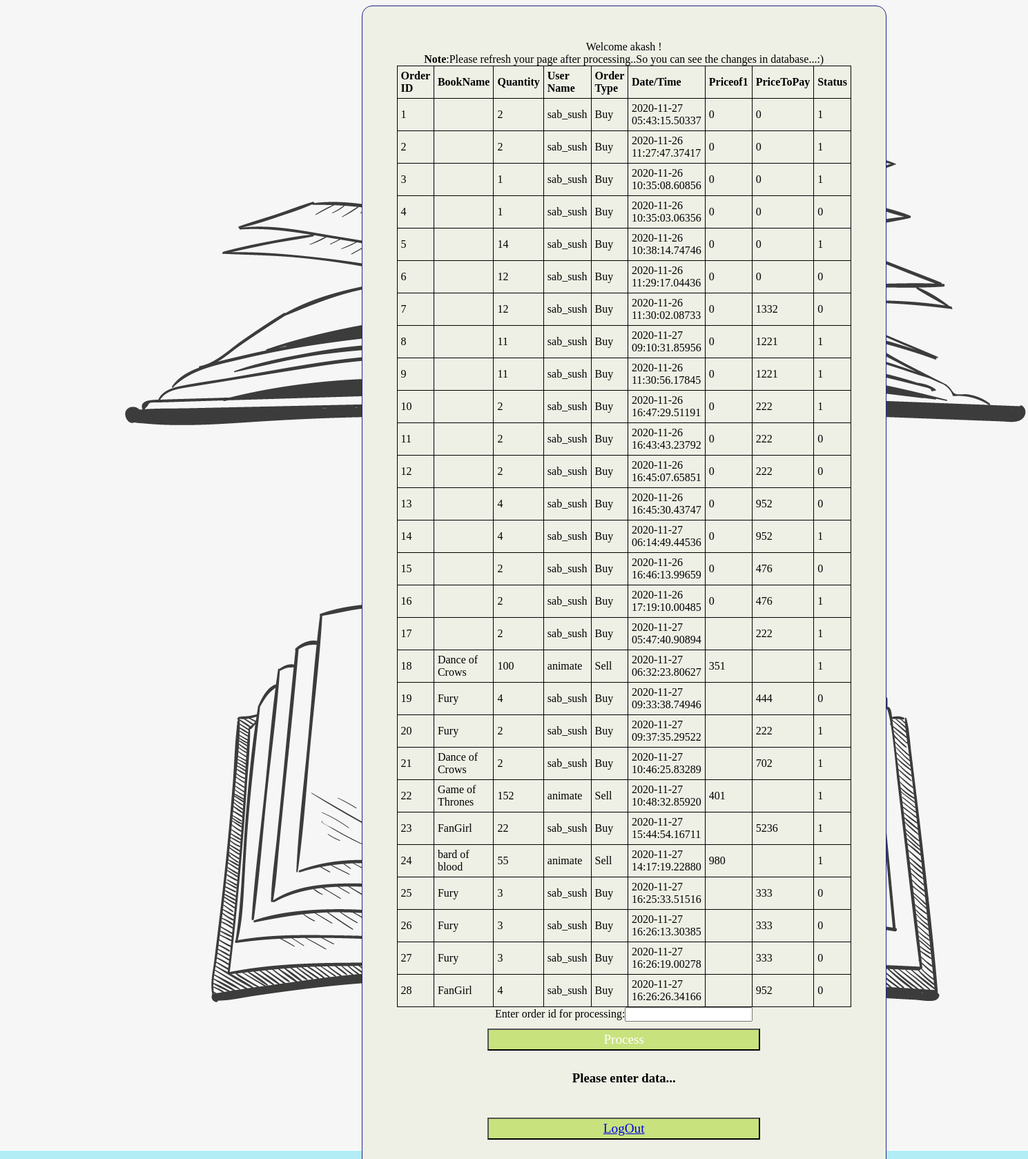
Screenshot of /merchant.php (signed in) with the database file from the repository.
### tables this page shows
CREATE TABLE `orders` (
  `orderID` int(11) NOT NULL,
  `book_id` int(5) DEFAULT NULL,
  `book_name` varchar(30) DEFAULT NULL,
  `quantity` int(11) NOT NULL DEFAULT 1,
  `user_name` varchar(45) NOT NULL,
  `order_type` varchar(10) NOT NULL,
  `order_date` timestamp(5) NOT NULL DEFAULT current_timestamp(5) ON UPDATE current_timestamp(5),
  `order_status` int(1) NOT NULL DEFAULT 0,
  `priceof1` float DEFAULT NULL,
  `pricetopay` float DEFAULT NULL
);

### functions.php (the view, shortened to what this page needs)
<html>
<head>
</head>
<body>
            <?php
            function display_orders($conn){
                $sql = "SELECT * FROM orders ";
                $result = $conn->query($sql);
                if (isset($result->num_rows) && $result->num_rows >0) {
                    echo "<table> <tr> <th>Order ID</th> <th>BookName</th> <th>Quantity</th> <th>User Name</th> <th>Order Type</th> <th>Date/Time</th> <th>Priceof1</th> <th>PriceToPay</th> <th>Status</th> </tr>";
                    while($row = $result->fetch_assoc()) {
                        echo "<tr><td>".$row["orderID"]."</td><td>".$row["book_name"]."</td><td>".$row["quantity"]."</td> <td>".$row["user_name"]."</td> <td>".$row["order_type"]."</td> <td>".$row["order_date"]."</td><td>".$row['priceof1']."</td><td>".$row['pricetopay']."</td><td>".$row["order_status"]."</td></tr>";
                    }
                    echo "</table>";
                }
                else {
                    echo "<table> <tr> <th>Order ID</th> <th>BookName</th> <th>Quantity</th> <th>User Name</th> <th>Order Type</th> <th>Date/Time</th> <th>Status</th> </tr>";
                }
            }
            function manage_orders($conn,$user){
                echo "Welcome ".$user." !<br>";
                echo "<b>Note</b>:Please refresh your page after processing..So you can see the changes in database...:)";
                display_orders($conn);
                ?>
                <form method=post>
                    Enter order id for processing:<input type=text name=order_process><br>
                    <input type=submit value=Process id='btn'>
                </form>
                <?php
                    if (isset($_POST['order_process']) && array_key_exists('order_process',$_POST)){
                        $order_id=$_POST['order_process'];
                        $order_id=test_input($order_id);
                        if($order_id=="" && isset($_POST['order_process'])){
                            echo "Please enter something...";
                            return;
                        }
                        $check_order_process="SELECT * FROM orders where orderID=$order_id";
                        $result_check=$conn->query($check_order_process) or die($conn->error);
                        $order_is_processed_or_not=$result_check->fetch_assoc();
                        $is_order_processed=$order_is_processed_or_not['order_status'];
                        if($is_order_processed=="1"){
                            echo "<h2>Order Already processed!!!</h2>";
                            return;
                        }else{
                            $order_process_query = "UPDATE orders SET order_status=1 where orderID=$order_id";
                            $conn->query($order_process_query);
                            $conn->commit();
                        }
                        $order_type_query = "SELECT * from orders";
                        $order_type=$conn->query($order_type_query);
                        while ($row=$order_type->fetch_assoc()){
                            if($row['orderID']==$order_id ){
                                if($row['order_type']=="Buy"){
                                    $book_name=$row['book_name'];
                                    $select_book_info="SELECT * from books where book_name='$book_name';";
                                    $book_res=$conn->query($select_book_info);
                                    $book_info=$book_res->fetch_assoc();
                                    $quantity_in_books=$book_info['book_qty'];
                                    $quantity_in_orders=$row['quantity'];
                                    $remaining_books=(int)($quantity_in_books-$quantity_in_orders );
                                    if($remaining_books == 0){
                                        delete_book($conn,$book_id);
                                    }
                                    else{
                                        $update_quant_query="UPDATE books SET book_qty=$remaining_books WHERE book_name='$book_name'";
                                        $conn->query($update_quant_query);
                                        $conn->commit();
                                    }
                                }
                                elseif($row['order_type']=="Sell"){
                                    $book_name=$row['book_name'];
                                    $quantity=$row['quantity'];
                                    $priceof1=$row['priceof1'];
                                    add_book($conn,$book_name,$quantity,$priceof1);
                                }
                            }
                        }
                        echo "Note:Order processed...Please refresh!";
                        return true;
                    }
                    else{
                        echo "<h3>Please enter data...</h3>";
                        return;
                    }
            }
        ?>
</body>
</html>

### styles.css (style rules this page uses)
body { background-color: rgb(178, 237, 245); background-image: url("bookkart4.jpg"); background-repeat:no-repeat; height:100%; background-size:auto; align-items: center; }
#btn { background-color:rgb(200, 226, 126); color: rgb(255, 254, 254); padding: 3px; margin: 10px; font-size: larger; width: 60%; font-family: Georgia, 'Times New Roman', Times, serif; }

### functions.php (style rules this page uses)
table,th,td { border: 1px solid black; border-collapse: collapse; padding: 5px; text-align: left; }

### rows the page displays
orders: orderID "1", quantity "2", user_name "sab_sush", order_type "Buy", order_date "2020-11-27 05:43:15.50337", priceof1 "0", pricetopay "0", order_status "1"
orders: orderID "2", quantity "2", user_name "sab_sush", order_type "Buy", order_date "2020-11-26 11:27:47.37417", priceof1 "0", pricetopay "0", order_status "1"
orders: orderID "3", quantity "1", user_name "sab_sush", order_type "Buy", order_date "2020-11-26 10:35:08.60856", priceof1 "0", pricetopay "0", order_status "1"
orders: orderID "4", quantity "1", user_name "sab_sush", order_type "Buy", order_date "2020-11-26 10:35:03.06356", priceof1 "0", pricetopay "0", order_status "0"
orders: orderID "5", quantity "14", user_name "sab_sush", order_type "Buy", order_date "2020-11-26 10:38:14.74746", priceof1 "0", pricetopay "0", order_status "1"
orders: orderID "6", quantity "12", user_name "sab_sush", order_type "Buy", order_date "2020-11-26 11:29:17.04436", priceof1 "0", pricetopay "0", order_status "0"
orders: orderID "7", quantity "12", user_name "sab_sush", order_type "Buy", order_date "2020-11-26 11:30:02.08733", priceof1 "0", pricetopay "1332", order_status "0"
orders: orderID "8", quantity "11", user_name "sab_sush", order_type "Buy", order_date "2020-11-27 09:10:31.85956", priceof1 "0", pricetopay "1221", order_status "1"
orders: orderID "9", quantity "11", user_name "sab_sush", order_type "Buy", order_date "2020-11-26 11:30:56.17845", priceof1 "0", pricetopay "1221", order_status "1"
orders: orderID "10", quantity "2", user_name "sab_sush", order_type "Buy", order_date "2020-11-26 16:47:29.51191", priceof1 "0", pricetopay "222", order_status "1"
orders: orderID "11", quantity "2", user_name "sab_sush", order_type "Buy", order_date "2020-11-26 16:43:43.23792", priceof1 "0", pricetopay "222", order_status "0"
orders: orderID "12", quantity "2", user_name "sab_sush", order_type "Buy", order_date "2020-11-26 16:45:07.65851", priceof1 "0", pricetopay "222", order_status "0"
orders: orderID "13", quantity "4", user_name "sab_sush", order_type "Buy", order_date "2020-11-26 16:45:30.43747", priceof1 "0", pricetopay "952", order_status "0"
orders: orderID "14", quantity "4", user_name "sab_sush", order_type "Buy", order_date "2020-11-27 06:14:49.44536", priceof1 "0", pricetopay "952", order_status "1"
orders: orderID "15", quantity "2", user_name "sab_sush", order_type "Buy", order_date "2020-11-26 16:46:13.99659", priceof1 "0", pricetopay "476", order_status "0"
orders: orderID "16", quantity "2", user_name "sab_sush", order_type "Buy", order_date "2020-11-26 17:19:10.00485", priceof1 "0", pricetopay "476", order_status "1"
orders: orderID "17", quantity "2", user_name "sab_sush", order_type "Buy", order_date "2020-11-27 05:47:40.90894", pricetopay "222", order_status "1"
orders: orderID "18", book_name "Dance of Crows", quantity "100", user_name "animate", order_type "Sell", order_date "2020-11-27 06:32:23.80627", priceof1 "351", order_status "1"
orders: orderID "19", book_name "Fury", quantity "4", user_name "sab_sush", order_type "Buy", order_date "2020-11-27 09:33:38.74946", pricetopay "444", order_status "0"
orders: orderID "20", book_name "Fury", quantity "2", user_name "sab_sush", order_type "Buy", order_date "2020-11-27 09:37:35.29522", pricetopay "222", order_status "1"
orders: orderID "21", book_name "Dance of Crows", quantity "2", user_name "sab_sush", order_type "Buy", order_date "2020-11-27 10:46:25.83289", pricetopay "702", order_status "1"
orders: orderID "22", book_name "Game of Thrones", quantity "152", user_name "animate", order_type "Sell", order_date "2020-11-27 10:48:32.85920", priceof1 "401", order_status "1"
orders: orderID "23", book_name "FanGirl", quantity "22", user_name "sab_sush", order_type "Buy", order_date "2020-11-27 15:44:54.16711", pricetopay "5236", order_status "1"
orders: orderID "24", book_name "bard of blood", quantity "55", user_name "animate", order_type "Sell", order_date "2020-11-27 14:17:19.22880", priceof1 "980", order_status "1"
orders: orderID "25", book_name "Fury", quantity "3", user_name "sab_sush", order_type "Buy", order_date "2020-11-27 16:25:33.51516", pricetopay "333", order_status "0"
orders: orderID "26", book_name "Fury", quantity "3", user_name "sab_sush", order_type "Buy", order_date "2020-11-27 16:26:13.30385", pricetopay "333", order_status "0"
orders: orderID "27", book_name "Fury", quantity "3", user_name "sab_sush", order_type "Buy", order_date "2020-11-27 16:26:19.00278", pricetopay "333", order_status "0"
orders: orderID "28", book_name "FanGirl", quantity "4", user_name "sab_sush", order_type "Buy", order_date "2020-11-27 16:26:26.34166", pricetopay "952", order_status "0"

### other values shown
$user "akash"
